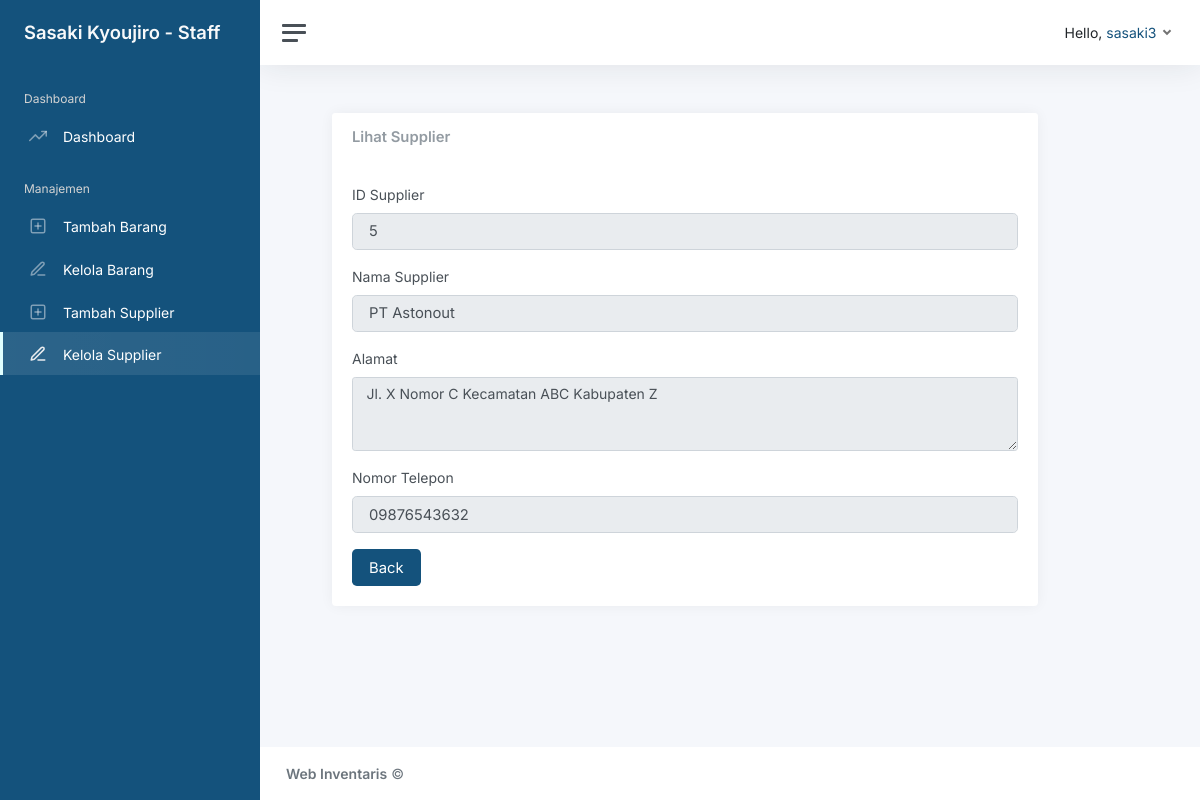
/Users/lihat_sup_page/5 (signed in), run on the app's committed database.
### tables this page shows
CREATE TABLE `tb_supplier` (
  `id_supplier` int(11) NOT NULL,
  `nama_sup` varchar(50) NOT NULL,
  `alamat` varchar(255) NOT NULL,
  `nomor` varchar(20) NOT NULL
);

### app/controllers/Users.php (called while the page is built, shortened)
<?php
class Users extends Controller
{
	public function __construct()
	{
		$this->supplierModel = $this->model('Supplier_model');
	}
	public function lihat_sup_page($id)
	{
		$data = [
			'title' => 'Lihat Supplier | Staff',
			'dashboard' => '',
			'tambah_barang' => '',
			'kelola_barang' => '',
			'tambah_sup' => '',
			'kelola_sup' => 'active',
			'data_sup' => $this->supplierModel->getAllDataByID($id)
		];
		$this->view('users/staff/lihat_sup', $data);
	}
}

### app/libraries/Core.php (called while the page is built, shortened)
<?php
class Core
{
	protected $method = 'index';
	protected $params = [];
	public function __construct()
	{
		$url = $this->getURL();
		if (isset($url[0])) {
			if (file_exists('../app/controllers/' . ucwords($url[0]) . '.php'))
			{
				unset($url[0]);
			}
		}
		$this->controller = new $this->controller;
		if (isset($url[1]))
		{
			if (method_exists($this->controller, $url[1])) {
				$this->method = $url[1];
				unset($url[1]);
			}
		}
		if (!empty($url))
		{
			$this->params = array_values($url);
		}
		call_user_func_array([$this->controller, $this->method], $this->params);
	}
	public function getURL()
	{
		if (isset($_GET['url'])) {
			$url = rtrim($_GET['url'], '/');
			$url = filter_var($url, FILTER_SANITIZE_URL);
			$url = explode('/', $url);
			return $url;
		}
	}
}

### app/require.php (called while the page is built, shortened)
<?php
require_once 'libraries/Core.php';
require_once 'libraries/Controller.php';
require_once 'libraries/Database.php';
$init = new Core();

### public/index.php (called while the page is built, shortened)
<?php
require_once '../app/require.php';

### app/libraries/Database.php (called while the page is built, shortened)
<?php
    class Database {
        private $dbHost = DB_HOST;
        private $dbUser = DB_USER;
        private $dbPass = DB_PASS;
        private $dbName = DB_NAME;
        private $statement;
        private $dbHandler;
        public function __construct()
        {
            $conn = 'mysql:host=' . $this->dbHost . ';dbname=' . $this->dbName;
            $options = array(
                PDO::ATTR_PERSISTENT => true,
                PDO::ATTR_ERRMODE => PDO::ERRMODE_EXCEPTION
            );
            try
            {
                $this->dbHandler = new PDO($conn, $this->dbUser, $this->dbPass, $options);
            } catch (PDOException $e) {
                $this->error = $e->getMessage();
                echo $this->error;
            }
        }
        public function query($sql)
        {
            $this->statement = $this->dbHandler->prepare($sql);
        }
        public function bind($parameter, $value, $type = null)
        {
            switch (is_null($type))
            {
                default:
                    $type = PDO::PARAM_STR;
            }
            $this->statement->bindValue($parameter, $value, $type);
        }
        public function execute()
        {
            return $this->statement->execute();
        }
        public function single()
        {
            $this->execute();
            return $this->statement->fetch(PDO::FETCH_OBJ);
        }
    }

### app/models/Supplier_model.php (called while the page is built, shortened)
<?php
class Supplier_model
{
	private $db;
    public function __construct() {
        $this->db = new Database;
    }
    public function getAllDataByID($id)
    {
        $this->db->query('SELECT * FROM tb_supplier WHERE id_supplier = :id_supplier');
        $this->db->bind(':id_supplier', $id);
        $row = $this->db->single();
        return $row;
    }
}

### app/views/users/staff/lihat_sup.php (the view)
<main class="content">
  <div class="container row">
    <div class="col-12 col-sm-11 justify-content-center">
      <div class="card">
        <div class="card-header">
          <h5 class="card-title mb-0">Lihat Supplier</h5>
        </div>
        <div class="card-body">
          <form>
            <div class="mb-3">
              <label class="form-label">ID Supplier</label>
              <input type="text" class="form-control form-control-lg" name="id_supplier" value="<?php echo $data['data_sup']->id_supplier ?>" readonly>
            </div>
            <div class="mb-3">
              <label class="form-label">Nama Supplier</label>
              <input type="text" class="form-control form-control-lg" name="nama_sup" value="<?php echo $data['data_sup']->nama_sup ?>" placeholder="Masukkan Nama Supplier" readonly>
            </div>
            <div class="mb-3">
              <label class="form-label">Alamat</label>
              <textarea class="form-control" rows="3" name="alamat" placeholder="Masukkan Alamat" readonly><?php echo $data['data_sup']->alamat ?></textarea>
            </div>
            <div class="mb-3">
              <label class="form-label">Nomor Telepon</label>
              <input type="text" class="form-control form-control-lg" name="nomor" value="<?php echo $data['data_sup']->nomor ?>" placeholder="Masukkan Nomor Telepon" readonly>
            </div>
          </form>
          <div class="text-start">
            <a href="<?php echo URLROOT . '/Users/kelola_sup_page' ?>"><button class="btn btn-lg bg-user text-white">Back</button></a>
          </div>
        </div>
      </div>
    </div>
  </div>
</main>

### public/css/custom_user.css (style rules this page uses)
.bg-user { background-color: #14527c !important; }

### data on the page
tb_supplier: id_supplier "5", nama_sup "PT Astonout", alamat "Jl. X Nomor C Kecamatan ABC Kabupaten Z", nomor "09876543632"

### other printed values
$_SESSION['nama'] "Sasaki Kyoujiro"
$_SESSION['username'] "sasaki3"
